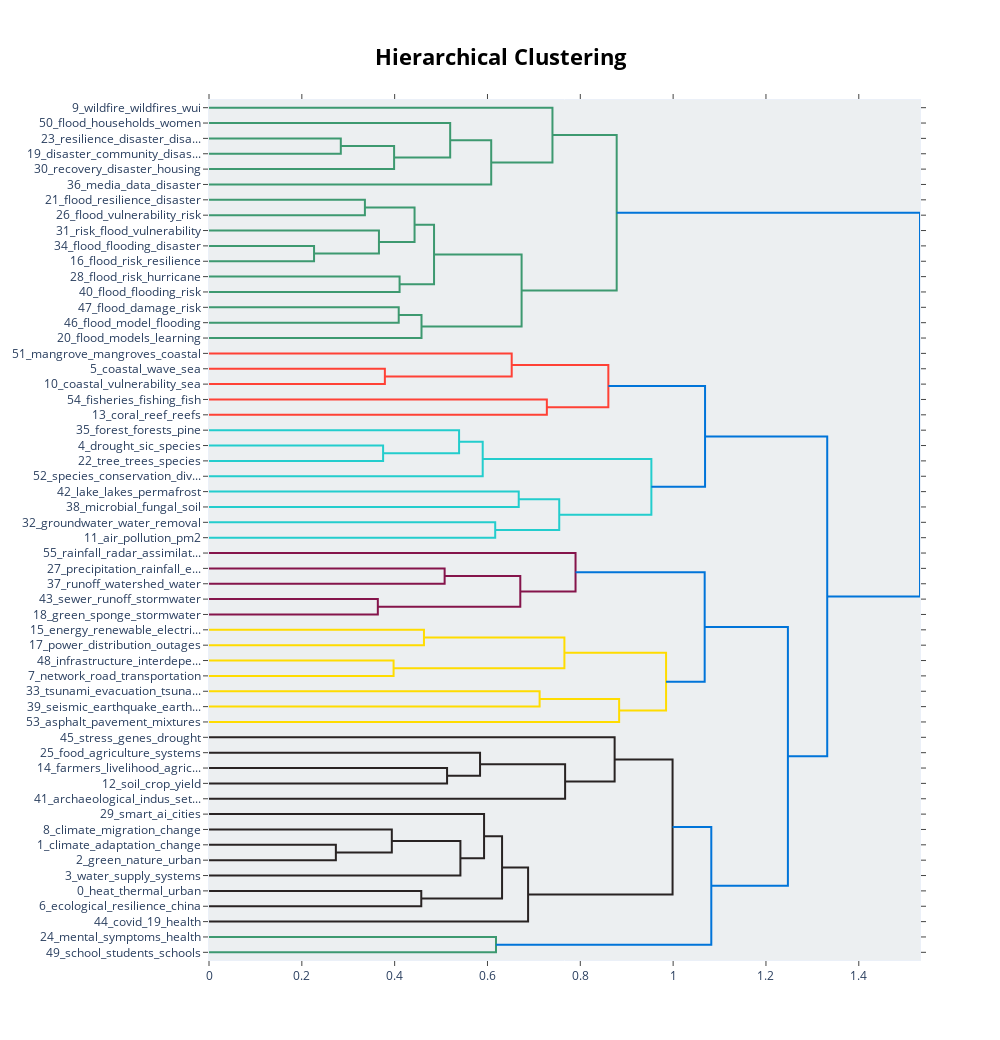

Write notebook code for a chart like this one.
### Code cell
hierarchical_topics = topic_model.hierarchical_topics(docs)

topic_model.visualize_hierarchy()

### Figure 1 — Plotly figure (JSON) as saved in the notebook; plotly's stock layout.template omitted (floating-point values rounded to 4 significant figures)
{"data": [{"hoverinfo": "text", "marker": {"color": "rgb(61,153,112)"}, "mode": "lines", "type": "scatter", "x": [0.0, 0.284, 0.284, 0.0], "xaxis": "x", "y": [-25.0, -25.0, -35.0, -35.0], "yaxis": "y"}, {"hoverinfo": "text", "marker": {"color": "rgb(61,153,112)"}, "mode": "lines", "type": "scatter", "x": [0.284, 0.3988, 0.3988, 0.0], "xaxis": "x", "y": [-30.0, -30.0, -45.0, -45.0], "yaxis": "y"}, {"hoverinfo": "text", "marker": {"color": "rgb(61,153,112)"}, "mode": "lines", "type": "scatter", "x": [0.0, 0.5196, 0.5196, 0.3988], "xaxis": "x", "y": [-15.0, -15.0, -37.5, -37.5], "yaxis": "y"}, {"hoverinfo": "text", "marker": {"color": "rgb(61,153,112)"}, "mode": "lines", "type": "scatter", "x": [0.5196, 0.608, 0.608, 0.0], "xaxis": "x", "y": [-26.25, -26.25, -55.0, -55.0], "yaxis": "y"}, {"hoverinfo": "text", "marker": {"color": "rgb(61,153,112)"}, "mode": "lines", "type": "scatter", "x": [0.0, 0.74, 0.74, 0.608], "xaxis": "x", "y": [-5.0, -5.0, -40.62, -40.62], "yaxis": "y"}, {"hoverinfo": "text", "marker": {"color": "rgb(61,153,112)"}, "mode": "lines", "type": "scatter", "x": [0.0, 0.3359, 0.3359, 0.0], "xaxis": "x", "y": [-65.0, -65.0, -75.0, -75.0], "yaxis": "y"}, {"hoverinfo": "text", "marker": {"color": "rgb(61,153,112)"}, "mode": "lines", "type": "scatter", "x": [0.0, 0.2263, 0.2263, 0.0], "xaxis": "x", "y": [-95.0, -95.0, -105.0, -105.0], "yaxis": "y"}, {"hoverinfo": "text", "marker": {"color": "rgb(61,153,112)"}, "mode": "lines", "type": "scatter", "x": [0.0, 0.3661, 0.3661, 0.2263], "xaxis": "x", "y": [-85.0, -85.0, -100.0, -100.0], "yaxis": "y"}, {"hoverinfo": "text", "marker": {"color": "rgb(61,153,112)"}, "mode": "lines", "type": "scatter", "x": [0.3359, 0.4429, 0.4429, 0.3661], "xaxis": "x", "y": [-70.0, -70.0, -92.5, -92.5], "yaxis": "y"}, {"hoverinfo": "text", "marker": {"color": "rgb(61,153,112)"}, "mode": "lines", "type": "scatter", "x": [0.0, 0.4106, 0.4106, 0.0], "xaxis": "x", "y": [-115.0, -115.0, -125.0, -125.0], "yaxis": "y"}, {"hoverinfo": "text", "marker": {"color": "rgb(61,153,112)"}, "mode": "lines", "type": "scatter", "x": [0.4429, 0.4849, 0.4849, 0.4106], "xaxis": "x", "y": [-81.25, -81.25, -120.0, -120.0], "yaxis": "y"}, {"hoverinfo": "text", "marker": {"color": "rgb(61,153,112)"}, "mode": "lines", "type": "scatter", "x": [0.0, 0.4088, 0.4088, 0.0], "xaxis": "x", "y": [-135.0, -135.0, -145.0, -145.0], "yaxis": "y"}, {"hoverinfo": "text", "marker": {"color": "rgb(61,153,112)"}, "mode": "lines", "type": "scatter", "x": [0.4088, 0.4579, 0.4579, 0.0], "xaxis": "x", "y": [-140.0, -140.0, -155.0, -155.0], "yaxis": "y"}, {"hoverinfo": "text", "marker": {"color": "rgb(61,153,112)"}, "mode": "lines", "type": "scatter", "x": [0.4849, 0.6735, 0.6735, 0.4579], "xaxis": "x", "y": [-100.6, -100.6, -147.5, -147.5], "yaxis": "y"}, {"hoverinfo": "text", "marker": {"color": "rgb(61,153,112)"}, "mode": "lines", "type": "scatter", "x": [0.74, 0.8784, 0.8784, 0.6735], "xaxis": "x", "y": [-22.81, -22.81, -124.1, -124.1], "yaxis": "y"}, {"hoverinfo": "text", "marker": {"color": "rgb(255,65,54)"}, "mode": "lines", "type": "scatter", "x": [0.0, 0.3789, 0.3789, 0.0], "xaxis": "x", "y": [-175.0, -175.0, -185.0, -185.0], "yaxis": "y"}, {"hoverinfo": "text", "marker": {"color": "rgb(255,65,54)"}, "mode": "lines", "type": "scatter", "x": [0.0, 0.6522, 0.6522, 0.3789], "xaxis": "x", "y": [-165.0, -165.0, -180.0, -180.0], "yaxis": "y"}, {"hoverinfo": "text", "marker": {"color": "rgb(255,65,54)"}, "mode": "lines", "type": "scatter", "x": [0.0, 0.7279, 0.7279, 0.0], "xaxis": "x", "y": [-195.0, -195.0, -205.0, -205.0], "yaxis": "y"}, {"hoverinfo": "text", "marker": {"color": "rgb(255,65,54)"}, "mode": "lines", "type": "scatter", "x": [0.6522, 0.8604, 0.8604, 0.7279], "xaxis": "x", "y": [-172.5, -172.5, -200.0, -200.0], "yaxis": "y"}, {"hoverinfo": "text", "marker": {"color": "rgb(35,205,205)"}, "mode": "lines", "type": "scatter", "x": [0.0, 0.3751, 0.3751, 0.0], "xaxis": "x", "y": [-225.0, -225.0, -235.0, -235.0], "yaxis": "y"}, {"hoverinfo": "text", "marker": {"color": "rgb(35,205,205)"}, "mode": "lines", "type": "scatter", "x": [0.0, 0.5388, 0.5388, 0.3751], "xaxis": "x", "y": [-215.0, -215.0, -230.0, -230.0], "yaxis": "y"}, {"hoverinfo": "text", "marker": {"color": "rgb(35,205,205)"}, "mode": "lines", "type": "scatter", "x": [0.5388, 0.5897, 0.5897, 0.0], "xaxis": "x", "y": [-222.5, -222.5, -245.0, -245.0], "yaxis": "y"}, {"hoverinfo": "text", "marker": {"color": "rgb(35,205,205)"}, "mode": "lines", "type": "scatter", "x": [0.0, 0.6673, 0.6673, 0.0], "xaxis": "x", "y": [-255.0, -255.0, -265.0, -265.0], "yaxis": "y"}, {"hoverinfo": "text", "marker": {"color": "rgb(35,205,205)"}, "mode": "lines", "type": "scatter", "x": [0.0, 0.6167, 0.6167, 0.0], "xaxis": "x", "y": [-275.0, -275.0, -285.0, -285.0], "yaxis": "y"}, {"hoverinfo": "text", "marker": {"color": "rgb(35,205,205)"}, "mode": "lines", "type": "scatter", "x": [0.6673, 0.7546, 0.7546, 0.6167], "xaxis": "x", "y": [-260.0, -260.0, -280.0, -280.0], "yaxis": "y"}, {"hoverinfo": "text", "marker": {"color": "rgb(35,205,205)"}, "mode": "lines", "type": "scatter", "x": [0.5897, 0.9531, 0.9531, 0.7546], "xaxis": "x", "y": [-233.8, -233.8, -270.0, -270.0], "yaxis": "y"}, {"hoverinfo": "text", "marker": {"color": "rgb(0,116,217)"}, "mode": "lines", "type": "scatter", "x": [0.8604, 1.069, 1.069, 0.9531], "xaxis": "x", "y": [-186.2, -186.2, -251.9, -251.9], "yaxis": "y"}, {"hoverinfo": "text", "marker": {"color": "rgb(133,20,75)"}, "mode": "lines", "type": "scatter", "x": [0.0, 0.5077, 0.5077, 0.0], "xaxis": "x", "y": [-305.0, -305.0, -315.0, -315.0], "yaxis": "y"}, {"hoverinfo": "text", "marker": {"color": "rgb(133,20,75)"}, "mode": "lines", "type": "scatter", "x": [0.0, 0.3638, 0.3638, 0.0], "xaxis": "x", "y": [-325.0, -325.0, -335.0, -335.0], "yaxis": "y"}, {"hoverinfo": "text", "marker": {"color": "rgb(133,20,75)"}, "mode": "lines", "type": "scatter", "x": [0.5077, 0.6707, 0.6707, 0.3638], "xaxis": "x", "y": [-310.0, -310.0, -330.0, -330.0], "yaxis": "y"}, {"hoverinfo": "text", "marker": {"color": "rgb(133,20,75)"}, "mode": "lines", "type": "scatter", "x": [0.0, 0.7897, 0.7897, 0.6707], "xaxis": "x", "y": [-295.0, -295.0, -320.0, -320.0], "yaxis": "y"}, {"hoverinfo": "text", "marker": {"color": "rgb(255,220,0)"}, "mode": "lines", "type": "scatter", "x": [0.0, 0.4631, 0.4631, 0.0], "xaxis": "x", "y": [-345.0, -345.0, -355.0, -355.0], "yaxis": "y"}, {"hoverinfo": "text", "marker": {"color": "rgb(255,220,0)"}, "mode": "lines", "type": "scatter", "x": [0.0, 0.3977, 0.3977, 0.0], "xaxis": "x", "y": [-365.0, -365.0, -375.0, -375.0], "yaxis": "y"}, {"hoverinfo": "text", "marker": {"color": "rgb(255,220,0)"}, "mode": "lines", "type": "scatter", "x": [0.4631, 0.7657, 0.7657, 0.3977], "xaxis": "x", "y": [-350.0, -350.0, -370.0, -370.0], "yaxis": "y"}, {"hoverinfo": "text", "marker": {"color": "rgb(255,220,0)"}, "mode": "lines", "type": "scatter", "x": [0.0, 0.7123, 0.7123, 0.0], "xaxis": "x", "y": [-385.0, -385.0, -395.0, -395.0], "yaxis": "y"}, {"hoverinfo": "text", "marker": {"color": "rgb(255,220,0)"}, "mode": "lines", "type": "scatter", "x": [0.7123, 0.8837, 0.8837, 0.0], "xaxis": "x", "y": [-390.0, -390.0, -405.0, -405.0], "yaxis": "y"}, {"hoverinfo": "text", "marker": {"color": "rgb(255,220,0)"}, "mode": "lines", "type": "scatter", "x": [0.7657, 0.9848, 0.9848, 0.8837], "xaxis": "x", "y": [-360.0, -360.0, -397.5, -397.5], "yaxis": "y"}, {"hoverinfo": "text", "marker": {"color": "rgb(0,116,217)"}, "mode": "lines", "type": "scatter", "x": [0.7897, 1.068, 1.068, 0.9848], "xaxis": "x", "y": [-307.5, -307.5, -378.8, -378.8], "yaxis": "y"}, {"hoverinfo": "text", "marker": {"color": "rgb(40,35,35)"}, "mode": "lines", "type": "scatter", "x": [0.0, 0.5129, 0.5129, 0.0], "xaxis": "x", "y": [-435.0, -435.0, -445.0, -445.0], "yaxis": "y"}, {"hoverinfo": "text", "marker": {"color": "rgb(40,35,35)"}, "mode": "lines", "type": "scatter", "x": [0.0, 0.584, 0.584, 0.5129], "xaxis": "x", "y": [-425.0, -425.0, -440.0, -440.0], "yaxis": "y"}, {"hoverinfo": "text", "marker": {"color": "rgb(40,35,35)"}, "mode": "lines", "type": "scatter", "x": [0.584, 0.7673, 0.7673, 0.0], "xaxis": "x", "y": [-432.5, -432.5, -455.0, -455.0], "yaxis": "y"}, {"hoverinfo": "text", "marker": {"color": "rgb(40,35,35)"}, "mode": "lines", "type": "scatter", "x": [0.0, 0.8739, 0.8739, 0.7673], "xaxis": "x", "y": [-415.0, -415.0, -443.8, -443.8], "yaxis": "y"}, {"hoverinfo": "text", "marker": {"color": "rgb(40,35,35)"}, "mode": "lines", "type": "scatter", "x": [0.0, 0.2734, 0.2734, 0.0], "xaxis": "x", "y": [-485.0, -485.0, -495.0, -495.0], "yaxis": "y"}, {"hoverinfo": "text", "marker": {"color": "rgb(40,35,35)"}, "mode": "lines", "type": "scatter", "x": [0.0, 0.3939, 0.3939, 0.2734], "xaxis": "x", "y": [-475.0, -475.0, -490.0, -490.0], "yaxis": "y"}, {"hoverinfo": "text", "marker": {"color": "rgb(40,35,35)"}, "mode": "lines", "type": "scatter", "x": [0.3939, 0.5417, 0.5417, 0.0], "xaxis": "x", "y": [-482.5, -482.5, -505.0, -505.0], "yaxis": "y"}, {"hoverinfo": "text", "marker": {"color": "rgb(40,35,35)"}, "mode": "lines", "type": "scatter", "x": [0.0, 0.5926, 0.5926, 0.5417], "xaxis": "x", "y": [-465.0, -465.0, -493.8, -493.8], "yaxis": "y"}, {"hoverinfo": "text", "marker": {"color": "rgb(40,35,35)"}, "mode": "lines", "type": "scatter", "x": [0.0, 0.4574, 0.4574, 0.0], "xaxis": "x", "y": [-515.0, -515.0, -525.0, -525.0], "yaxis": "y"}, {"hoverinfo": "text", "marker": {"color": "rgb(40,35,35)"}, "mode": "lines", "type": "scatter", "x": [0.5926, 0.6314, 0.6314, 0.4574], "xaxis": "x", "y": [-479.4, -479.4, -520.0, -520.0], "yaxis": "y"}, {"hoverinfo": "text", "marker": {"color": "rgb(40,35,35)"}, "mode": "lines", "type": "scatter", "x": [0.6314, 0.6875, 0.6875, 0.0], "xaxis": "x", "y": [-499.7, -499.7, -535.0, -535.0], "yaxis": "y"}, {"hoverinfo": "text", "marker": {"color": "rgb(40,35,35)"}, "mode": "lines", "type": "scatter", "x": [0.8739, 0.9988, 0.9988, 0.6875], "xaxis": "x", "y": [-429.4, -429.4, -517.3, -517.3], "yaxis": "y"}, {"hoverinfo": "text", "marker": {"color": "rgb(61,153,112)"}, "mode": "lines", "type": "scatter", "x": [0.0, 0.6183, 0.6183, 0.0], "xaxis": "x", "y": [-545.0, -545.0, -555.0, -555.0], "yaxis": "y"}, {"hoverinfo": "text", "marker": {"color": "rgb(0,116,217)"}, "mode": "lines", "type": "scatter", "x": [0.9988, 1.082, 1.082, 0.6183], "xaxis": "x", "y": [-473.4, -473.4, -550.0, -550.0], "yaxis": "y"}, {"hoverinfo": "text", "marker": {"color": "rgb(0,116,217)"}, "mode": "lines", "type": "scatter", "x": [1.068, 1.247, 1.247, 1.082], "xaxis": "x", "y": [-343.1, -343.1, -511.7, -511.7], "yaxis": "y"}, {"hoverinfo": "text", "marker": {"color": "rgb(0,116,217)"}, "mode": "lines", "type": "scatter", "x": [1.069, 1.332, 1.332, 1.247], "xaxis": "x", "y": [-219.1, -219.1, -427.4, -427.4], "yaxis": "y"}, {"hoverinfo": "text", "marker": {"color": "rgb(0,116,217)"}, "mode": "lines", "type": "scatter", "x": [0.8784, 1.532, 1.532, 1.332], "xaxis": "x", "y": [-73.44, -73.44, -323.2, -323.2], "yaxis": "y"}], "layout": {"autosize": false, "height": 1040, "hoverlabel": {"bgcolor": "white", "font": {"family": "Rockwell", "size": 16}}, "hovermode": "closest", "plot_bgcolor": "#ECEFF1", "showlegend": false, "title": {"font": {"color": "Black", "size": 22}, "text": "<b>Hierarchical Clustering</b>", "x": 0.5, "xanchor": "center", "yanchor": "top"}, "width": 1000, "xaxis": {"mirror": "allticks", "rangemode": "tozero", "showgrid": false, "showline": true, "showticklabels": true, "ticks": "outside", "type": "linear", "zeroline": false}, "yaxis": {"mirror": "allticks", "range": [-560, 0], "rangemode": "tozero", "showgrid": false, "showline": true, "showticklabels": true, "tickmode": "array", "ticks": "outside", "ticktext": ["9_wildfire_wildfires_wui", "50_flood_households_women", "23_resilience_disaster_disa...", "19_disaster_community_disas...", "30_recovery_disaster_housing", "36_media_data_disaster", "21_flood_resilience_disaster", "26_flood_vulnerability_risk", "31_risk_flood_vulnerability", "34_flood_flooding_disaster", "16_flood_risk_resilience", "28_flood_risk_hurricane", "40_flood_flooding_risk", "47_flood_damage_risk", "46_flood_model_flooding", "20_flood_models_learning", "51_mangrove_mangroves_coastal", "5_coastal_wave_sea", "10_coastal_vulnerability_sea", "54_fisheries_fishing_fish", "13_coral_reef_reefs", "35_forest_forests_pine", "4_drought_sic_species", "22_tree_trees_species", "52_species_conservation_div...", "42_lake_lakes_permafrost", "38_microbial_fungal_soil", "32_groundwater_water_removal", "11_air_pollution_pm2", "55_rainfall_radar_assimilat...", "27_precipitation_rainfall_e...", "37_runoff_watershed_water", "43_sewer_runoff_stormwater", "18_green_sponge_stormwater", "15_energy_renewable_electri...", "17_power_distribution_outages", "48_infrastructure_interdepe...", "7_network_road_transportation", "33_tsunami_evacuation_tsuna...", "39_seismic_earthquake_earth...", "53_asphalt_pavement_mixtures", "45_stress_genes_drought", "25_food_agriculture_systems", "14_farmers_livelihood_agric...", "12_soil_crop_yield", "41_archaeological_indus_set...", "29_smart_ai_cities", "8_climate_migration_change", "1_climate_adaptation_change", "2_green_nature_urban", "3_water_supply_systems", "0_heat_thermal_urban", "6_ecological_resilience_china", "44_covid_19_health", "24_mental_symptoms_health", "49_school_students_schools"], "tickvals": [-5, -15, -25, -35, -45, -55, -65, -75, -85, -95, -105, -115, -125, -135, -145, -155, -165, -175, -185, -195, -205, -215, -225, -235, -245, -255, -265, -275, -285, -295, -305, -315, -325, -335, -345, -355, -365, -375, -385, -395, -405, -415, -425, -435, -445, -455, -465, -475, -485, -495, -505, -515, -525, -535, -545, -555], "type": "linear", "zeroline": false}}}
